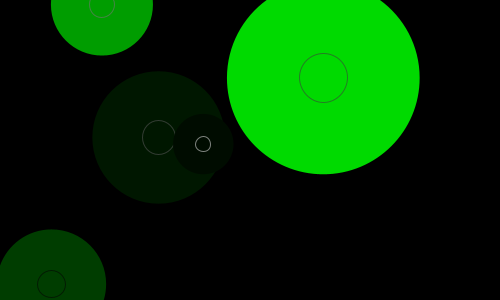
Frame 1 (no input)
Frame 60 (the mouse pressed at the canvas centre just before this capture): identical to frame 1, image omitted
Frame 120 (the mouse held since frame 60 and released just before this capture): identical to frame 1, image omitted

The Processing sketch that drew this single still picture (run headless with seeded random() and noise(); from frame 60 on, the mouse is pressed at the canvas centre):

// Processing sketch: circlesOOP
// ── circlesOOP.pde
//  Title: Circle Example
//  Description: Part of an example about object-oriented programming
//  Date Started: 
//  Last Modified:
//  [Your website, portfolio, or other links]
//  [Feel free to change the license too!]
//  This work is licensed under a Creative Commons 3.0 License.
//  (Attribution - NonCommerical - ShareAlike)
//  http://creativecommons.org/licenses/by-nc-sa/3.0/
//
//  In summary, you are free to copy, distribute, edit, and remix the work.
//  Under the conditions that you attribute the work to me, it is for
//  noncommercial purposes, and if you build upon this work or otherwise alter
//  it, you may only distribute the resulting work under this license.
//
//  Of course, the conditions may be waived with permission from the author.

//-----------------Globals
/* These are variables that you want to exist throughout the entire sketch.*/
int numCircles = 5;

//-----------------Setup
/*The code in setup() will only be run once in your sketch.  Use this space to set things up like
the sketch size, background color, framerate, etc. etc.*/
void setup(){
  size(500,300);
  background(0);
  smooth();
  strokeWeight(1);
  frameRate(30);
  fill(150,50);
  drawCircles();
}

//-----------------Main Loop
/*This is the main loop of your sketched.  This loop gets called over and over again until you quit the sketch.*/
void draw(){
}

//-----------------Interactions
/*Place any interactions here.  We'll go over this later*/
void mouseReleased(){
 drawCircles(); 
}

//-----------------Defined Functions
/*Place any defined functions here.  We'll go over this later*/

void drawCircles(){
  for(int i = 0; i < numCircles; i++){
   Circle circleInstance = new Circle();
   circleInstance.displayCircle();
  }
}

//-----------------Defined Classes
/*Place any defined classes here.  We'll go over this later*/
class Circle {
  float x,y,radius;
  color lineColor, fillColor;
  
  Circle() {
    x = random(width);
    y = random(height);
    radius = random(75) + 25;
    lineColor = color(random(255));
    fillColor = color(0,random(255),0);
  }
  
  void displayCircle() {
   noStroke();
   fill(fillColor);
   ellipse(x,y,2*radius,2*radius);
   stroke(lineColor,150);
   noFill();
   ellipse(x,y,radius/2,radius/2); 
  }  
}
